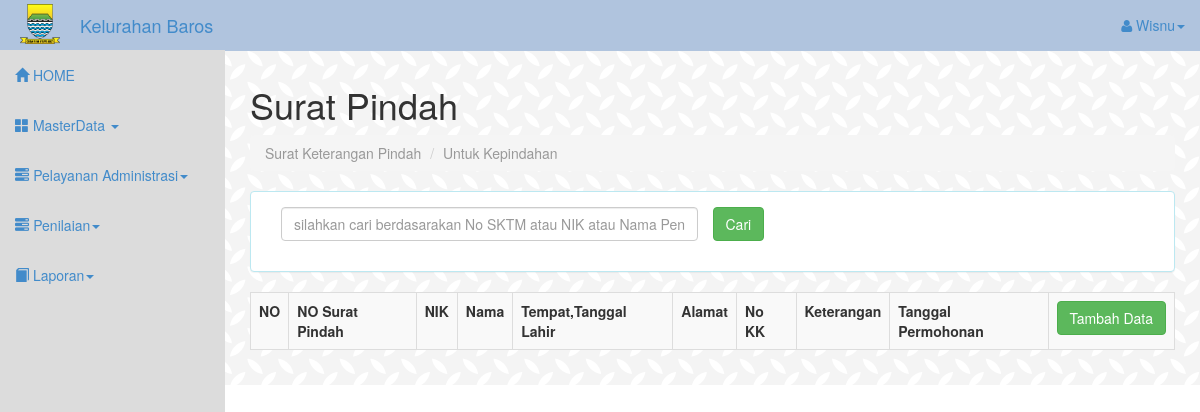
Page /tampil_suratpindah.php (signed in) on the earlier database version.
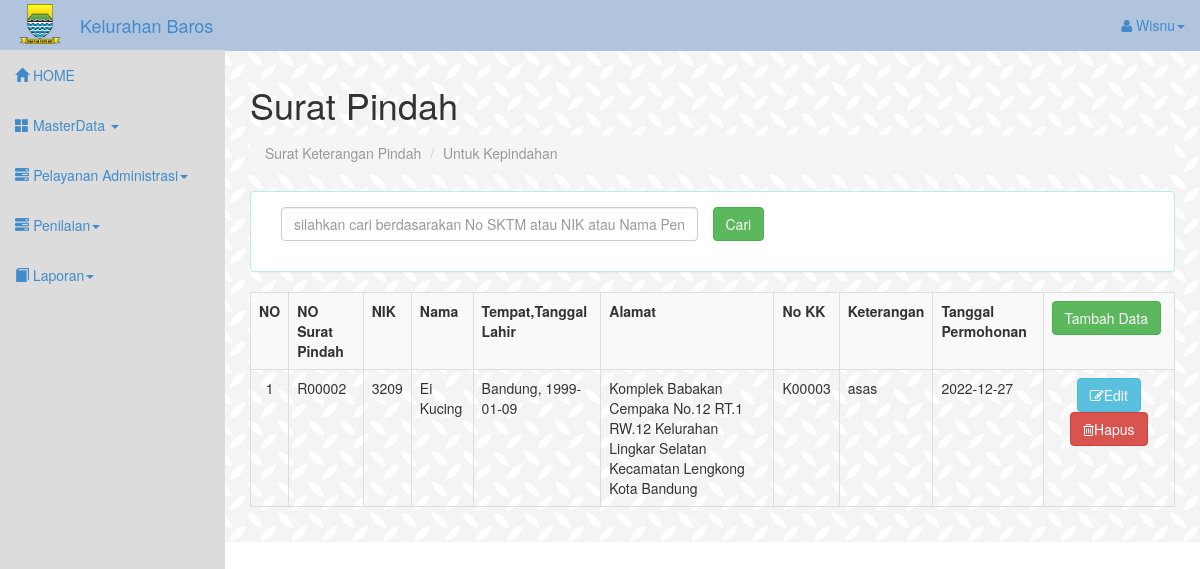
Same page on the later database version.
### tables this page shows
CREATE TABLE `tb_ketpindah` (
  `no_ket` varchar(16) NOT NULL,
  `nik` varchar(16) NOT NULL,
  `nomor_kk` varchar(16) NOT NULL,
  `ket` text NOT NULL,
  `tgl` date NOT NULL
);

CREATE TABLE `tb_penduduk` (
  `id_penduduk` int(11) NOT NULL,
  `nik` varchar(16) NOT NULL,
  `nama` varchar(50) NOT NULL,
  `tempatLahir` varchar(30) NOT NULL,
  `tanggalLahir` date NOT NULL,
  `jenisKelamin` varchar(15) NOT NULL,
  `alamat` varchar(50) NOT NULL,
  `rt` varchar(3) NOT NULL,
  `rw` varchar(3) NOT NULL,
  `kelurahan` varchar(30) NOT NULL,
  `agama` varchar(30) NOT NULL,
  `pendidikan` varchar(30) NOT NULL,
  `statusPerkawinan` varchar(30) NOT NULL,
  `pekerjaan` varchar(50) NOT NULL,
  `golDarah` varchar(2) NOT NULL,
  `nomorTlp` varchar(15) NOT NULL,
  `foto` varchar(200) NOT NULL
);

### tampil_suratpindah.php (the view, shortened to what this page needs)
<!DOCTYPE html>
<html lang="en">
  <head>
    <link href="assets/css/bootstrap.css" rel="stylesheet">
    <link href="assets/css/sb-admin.css" rel="stylesheet">
    <link rel="stylesheet" href="assets/font-awesome/css/font-awesome.min.css">
  </head>
<body>
 <div id="wrapper">
<?php
include"header.php";
?>
</div>
<div id="page-wrapper">
<div class="row" id="contentInput" >
          <div class="col-lg-12">
            <h1>Surat Pindah</h1>
            <ol class="breadcrumb">
              <li class="active">Surat Keterangan Pindah</li>
              <li class="active">Untuk Kepindahan</li>
            </ol>
          </div>
      </div>
       <div class="panel panel-info">
          <div class="panel-body">
          <form method="POST" action="" id="cariKK">
          <div class="form-group form-group-sm">
                <div class="form-group form-group-sm">
                    <div class="col-sm-6">
                    <input type="text" class="form-control" name="txtcari" id="txtcari" placeholder="silahkan cari berdasarakan No SKTM atau NIK atau Nama Penduduk">
                </div>
                    <input type="submit" align="right" class="btn btn-success"  value="Cari" name="cari" id="cari">
                </div>
              </div>
</div>
 </div>
            <div class="table-responsive-sm">
              <table class="table table-bordered table-hover table-striped">
                <tr>
                  <th>NO</th>
                  <th>NO Surat Pindah</th>
                  <th>NIK</th>
                  <th>Nama</th>
                  <th>Tempat,Tanggal Lahir</th>
                  <th>Alamat</th>
                  <th>No KK</th>
                  <th>Keterangan</th>
                  <th>Tanggal Permohonan</th>
                 <th><a href="surat_pindah.php" type="button" align="right" class="btn btn-success">Tambah Data</a></th>
                </tr>
 <?php
     if(!ISSET($_POST['cari'])){
        $no= 1;
       $query="SELECT * FROM tb_ketpindah as p JOIN tb_penduduk as d ON p.nik=d.nik";
        $data=mysqli_query($koneksi,$query);
        if(mysqli_num_rows($data) > 0){
          while($row=mysqli_fetch_assoc($data)){
      ?>
                <tr>
                  <td align="center"><?php echo $no++; ?></td>
                  <td><?php echo $row['no_ket']; ?></td>
                  <td><?php echo $row['nik']; ?></td>
                  <td><?php echo $row['nama']; ?></td>
                   <td><?php echo $row['tempatLahir'].", ".$row['tanggalLahir']; ?></td>
                  <td><?php echo $row['alamat']." RT.".$row['rt']." RW.".$row['rw']." Kelurahan ".$row['kelurahan']." Kecamatan Lengkong Kota Bandung"; ?></td>
                  <td><?php echo $row['nomor_kk']; ?></td>
                  <td><?php echo $row['ket']; ?></td>
                  <td><?php echo $row['tgl']; ?></td>
                   <td colspan="2" style="text-align: center;">
                   <a   href="edit_suratpindah.php?id=<?php echo $row['no_ket'];?>" type="button" class="btn btn-info"><i class="fa fa-edit"></i>Edit</a>
                   <a onclick="return confirm('Anda Yakin akan menghapus data?')" href="hapus_suratpindah.php?id=<?php echo $row['no_ket'];?>" type="button" class="btn btn-danger btn"><i class="fa fa-trash-o"></i>Hapus</a>
                    </td>
                    </tr>
          <?php
          }
        }
      }
       ?>

Differences in the rows shown:
added tb_ketpindah: no_ket "R00002", tb_penduduk.nik "3209", tb_penduduk.nama "Ei Kucing", tb_penduduk.tempatLahir "Bandung", tb_penduduk.tanggalLahir "1999-01-09", tb_penduduk.alamat "Komplek Babakan Cempaka No.12", tb_penduduk.rt "1", tb_penduduk.rw "12", tb_penduduk.kelurahan "Lingkar Selatan", nomor_kk "K00003", ket "asas", tgl "2022-12-27"
